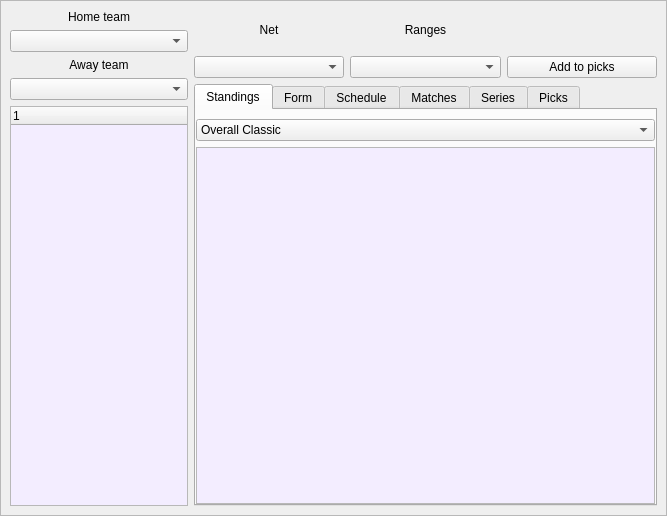
<?xml version="1.0" encoding="UTF-8"?>
<ui version="4.0">
 <class>MainWindow</class>
 <widget class="QMainWindow" name="MainWindow">
  <property name="geometry">
   <rect>
    <x>0</x>
    <y>0</y>
    <width>667</width>
    <height>516</height>
   </rect>
  </property>
  <property name="windowTitle">
   <string>Stats central</string>
  </property>
  <widget class="QWidget" name="centralwidget">
   <layout class="QHBoxLayout" name="horizontalLayout_3">
    <property name="spacing">
     <number>0</number>
    </property>
    <property name="margin">
     <number>0</number>
    </property>
    <item>
     <widget class="QFrame" name="frame_2">
      <property name="frameShape">
       <enum>QFrame::StyledPanel</enum>
      </property>
      <property name="frameShadow">
       <enum>QFrame::Raised</enum>
      </property>
      <layout class="QHBoxLayout" name="horizontalLayout_4">
       <item>
        <layout class="QVBoxLayout" name="verticalLayout_3">
         <item>
          <layout class="QVBoxLayout" name="verticalLayout">
           <item>
            <widget class="QLabel" name="label">
             <property name="sizePolicy">
              <sizepolicy hsizetype="Preferred" vsizetype="Maximum">
               <horstretch>0</horstretch>
               <verstretch>0</verstretch>
              </sizepolicy>
             </property>
             <property name="text">
              <string>Home team</string>
             </property>
             <property name="alignment">
              <set>Qt::AlignCenter</set>
             </property>
            </widget>
           </item>
           <item>
            <widget class="QComboBox" name="main_combo_home">
             <property name="styleSheet">
              <string notr="true"/>
             </property>
            </widget>
           </item>
           <item>
            <widget class="QLabel" name="label_2">
             <property name="sizePolicy">
              <sizepolicy hsizetype="Preferred" vsizetype="Maximum">
               <horstretch>0</horstretch>
               <verstretch>0</verstretch>
              </sizepolicy>
             </property>
             <property name="text">
              <string>Away team</string>
             </property>
             <property name="alignment">
              <set>Qt::AlignCenter</set>
             </property>
            </widget>
           </item>
           <item>
            <widget class="QComboBox" name="main_combo_away">
             <property name="styleSheet">
              <string notr="true"/>
             </property>
            </widget>
           </item>
          </layout>
         </item>
         <item>
          <widget class="QTreeWidget" name="treeLeagues">
           <property name="sizePolicy">
            <sizepolicy hsizetype="Expanding" vsizetype="Expanding">
             <horstretch>0</horstretch>
             <verstretch>0</verstretch>
            </sizepolicy>
           </property>
           <property name="maximumSize">
            <size>
             <width>300</width>
             <height>16777215</height>
            </size>
           </property>
           <property name="palette">
            <palette>
             <active>
              <colorrole role="Base">
               <brush brushstyle="SolidPattern">
                <color alpha="255">
                 <red>243</red>
                 <green>237</green>
                 <blue>255</blue>
                </color>
               </brush>
              </colorrole>
             </active>
             <inactive>
              <colorrole role="Base">
               <brush brushstyle="SolidPattern">
                <color alpha="255">
                 <red>243</red>
                 <green>237</green>
                 <blue>255</blue>
                </color>
               </brush>
              </colorrole>
             </inactive>
             <disabled>
              <colorrole role="Base">
               <brush brushstyle="SolidPattern">
                <color alpha="255">
                 <red>247</red>
                 <green>247</green>
                 <blue>247</blue>
                </color>
               </brush>
              </colorrole>
             </disabled>
            </palette>
           </property>
           <property name="editTriggers">
            <set>QAbstractItemView::NoEditTriggers</set>
           </property>
           <property name="alternatingRowColors">
            <bool>false</bool>
           </property>
           <column>
            <property name="text">
             <string notr="true">1</string>
            </property>
           </column>
          </widget>
         </item>
        </layout>
       </item>
       <item>
        <layout class="QVBoxLayout" name="verticalLayout_11">
         <item>
          <layout class="QHBoxLayout" name="horizontalLayout">
           <item>
            <layout class="QVBoxLayout" name="verticalLayout_8">
             <item>
              <widget class="QLabel" name="label_3">
               <property name="text">
                <string>Net</string>
               </property>
               <property name="alignment">
                <set>Qt::AlignCenter</set>
               </property>
              </widget>
             </item>
             <item>
              <widget class="QComboBox" name="main_combo_nets">
               <property name="sizePolicy">
                <sizepolicy hsizetype="Expanding" vsizetype="Fixed">
                 <horstretch>0</horstretch>
                 <verstretch>0</verstretch>
                </sizepolicy>
               </property>
               <property name="maximumSize">
                <size>
                 <width>200</width>
                 <height>16777215</height>
                </size>
               </property>
              </widget>
             </item>
            </layout>
           </item>
           <item>
            <layout class="QVBoxLayout" name="verticalLayout_9">
             <property name="spacing">
              <number>6</number>
             </property>
             <item>
              <widget class="QLabel" name="label_4">
               <property name="text">
                <string>Ranges</string>
               </property>
               <property name="alignment">
                <set>Qt::AlignCenter</set>
               </property>
              </widget>
             </item>
             <item>
              <widget class="QComboBox" name="main_combo_ranges">
               <property name="sizePolicy">
                <sizepolicy hsizetype="Expanding" vsizetype="Fixed">
                 <horstretch>0</horstretch>
                 <verstretch>0</verstretch>
                </sizepolicy>
               </property>
               <property name="maximumSize">
                <size>
                 <width>200</width>
                 <height>16777215</height>
                </size>
               </property>
              </widget>
             </item>
            </layout>
           </item>
           <item>
            <layout class="QVBoxLayout" name="verticalLayout_10">
             <item>
              <widget class="QLabel" name="label_prediction">
               <property name="font">
                <font>
                 <pointsize>13</pointsize>
                 <weight>50</weight>
                 <italic>false</italic>
                 <bold>false</bold>
                </font>
               </property>
               <property name="styleSheet">
                <string notr="true">QLabel{
font: 13pt}</string>
               </property>
               <property name="text">
                <string/>
               </property>
               <property name="textFormat">
                <enum>Qt::AutoText</enum>
               </property>
               <property name="scaledContents">
                <bool>true</bool>
               </property>
               <property name="alignment">
                <set>Qt::AlignCenter</set>
               </property>
              </widget>
             </item>
             <item>
              <widget class="QLabel" name="label_odds">
               <property name="text">
                <string/>
               </property>
               <property name="alignment">
                <set>Qt::AlignCenter</set>
               </property>
              </widget>
             </item>
             <item>
              <widget class="QPushButton" name="button_picks_add">
               <property name="sizePolicy">
                <sizepolicy hsizetype="Expanding" vsizetype="Fixed">
                 <horstretch>0</horstretch>
                 <verstretch>0</verstretch>
                </sizepolicy>
               </property>
               <property name="maximumSize">
                <size>
                 <width>400</width>
                 <height>16777215</height>
                </size>
               </property>
               <property name="text">
                <string>Add to picks</string>
               </property>
              </widget>
             </item>
            </layout>
           </item>
          </layout>
         </item>
         <item>
          <widget class="QTabWidget" name="tabWidget_2">
           <property name="minimumSize">
            <size>
             <width>0</width>
             <height>0</height>
            </size>
           </property>
           <property name="currentIndex">
            <number>0</number>
           </property>
           <widget class="QWidget" name="tab_main_standings">
            <attribute name="title">
             <string>Standings</string>
            </attribute>
            <layout class="QVBoxLayout" name="verticalLayout_2">
             <property name="leftMargin">
              <number>0</number>
             </property>
             <property name="rightMargin">
              <number>0</number>
             </property>
             <property name="bottomMargin">
              <number>0</number>
             </property>
             <item>
              <widget class="QComboBox" name="combo_standings_mode">
               <item>
                <property name="text">
                 <string>Overall Classic</string>
                </property>
               </item>
               <item>
                <property name="text">
                 <string>Home Classic</string>
                </property>
               </item>
               <item>
                <property name="text">
                 <string>Away Classic</string>
                </property>
               </item>
               <item>
                <property name="text">
                 <string>Overall BB Rating</string>
                </property>
               </item>
               <item>
                <property name="text">
                 <string>Home BB Rating</string>
                </property>
               </item>
               <item>
                <property name="text">
                 <string>Away BB Rating</string>
                </property>
               </item>
              </widget>
             </item>
             <item>
              <widget class="QTableWidget" name="main_table_standings">
               <property name="palette">
                <palette>
                 <active>
                  <colorrole role="Base">
                   <brush brushstyle="SolidPattern">
                    <color alpha="255">
                     <red>243</red>
                     <green>237</green>
                     <blue>255</blue>
                    </color>
                   </brush>
                  </colorrole>
                 </active>
                 <inactive>
                  <colorrole role="Base">
                   <brush brushstyle="SolidPattern">
                    <color alpha="255">
                     <red>243</red>
                     <green>237</green>
                     <blue>255</blue>
                    </color>
                   </brush>
                  </colorrole>
                 </inactive>
                 <disabled>
                  <colorrole role="Base">
                   <brush brushstyle="SolidPattern">
                    <color alpha="255">
                     <red>247</red>
                     <green>247</green>
                     <blue>247</blue>
                    </color>
                   </brush>
                  </colorrole>
                 </disabled>
                </palette>
               </property>
               <property name="styleSheet">
                <string notr="true">QHeaderView::section
{
    background-color: QLinearGradient(x1:0, y1:0, x2:0, y2:1, stop:0 #616161, stop: 0.5 #505050, stop: 0.6 #434343, stop:1 #656565);
    color: white;
    padding-left: 4px;
    border: 1px solid #6c6c6c;
}</string>
               </property>
               <property name="editTriggers">
                <set>QAbstractItemView::NoEditTriggers</set>
               </property>
               <property name="selectionMode">
                <enum>QAbstractItemView::SingleSelection</enum>
               </property>
               <property name="selectionBehavior">
                <enum>QAbstractItemView::SelectRows</enum>
               </property>
               <property name="sortingEnabled">
                <bool>false</bool>
               </property>
              </widget>
             </item>
            </layout>
           </widget>
           <widget class="QWidget" name="tab_main_form">
            <attribute name="title">
             <string>Form</string>
            </attribute>
            <layout class="QVBoxLayout" name="verticalLayout_4">
             <property name="spacing">
              <number>6</number>
             </property>
             <property name="leftMargin">
              <number>0</number>
             </property>
             <property name="rightMargin">
              <number>0</number>
             </property>
             <property name="bottomMargin">
              <number>0</number>
             </property>
             <item>
              <widget class="QComboBox" name="combo_form_mode">
               <item>
                <property name="text">
                 <string>Overall Classic</string>
                </property>
               </item>
               <item>
                <property name="text">
                 <string>Home Classic</string>
                </property>
               </item>
               <item>
                <property name="text">
                 <string>Away Classic</string>
                </property>
               </item>
               <item>
                <property name="text">
                 <string>Overall BB Rating</string>
                </property>
               </item>
               <item>
                <property name="text">
                 <string>Home BB Rating</string>
                </property>
               </item>
               <item>
                <property name="text">
                 <string>Away BB Rating</string>
                </property>
               </item>
              </widget>
             </item>
             <item>
              <widget class="QTableWidget" name="main_table_form">
               <property name="palette">
                <palette>
                 <active>
                  <colorrole role="Base">
                   <brush brushstyle="SolidPattern">
                    <color alpha="255">
                     <red>243</red>
                     <green>237</green>
                     <blue>255</blue>
                    </color>
                   </brush>
                  </colorrole>
                 </active>
                 <inactive>
                  <colorrole role="Base">
                   <brush brushstyle="SolidPattern">
                    <color alpha="255">
                     <red>243</red>
                     <green>237</green>
                     <blue>255</blue>
                    </color>
                   </brush>
                  </colorrole>
                 </inactive>
                 <disabled>
                  <colorrole role="Base">
                   <brush brushstyle="SolidPattern">
                    <color alpha="255">
                     <red>247</red>
                     <green>247</green>
                     <blue>247</blue>
                    </color>
                   </brush>
                  </colorrole>
                 </disabled>
                </palette>
               </property>
               <property name="styleSheet">
                <string notr="true">QHeaderView::section
{
    background-color: QLinearGradient(x1:0, y1:0, x2:0, y2:1, stop:0 #616161, stop: 0.5 #505050, stop: 0.6 #434343, stop:1 #656565);
    color: white;
    padding-left: 4px;
    border: 1px solid #6c6c6c;
}</string>
               </property>
               <property name="editTriggers">
                <set>QAbstractItemView::NoEditTriggers</set>
               </property>
               <property name="selectionMode">
                <enum>QAbstractItemView::SingleSelection</enum>
               </property>
               <property name="selectionBehavior">
                <enum>QAbstractItemView::SelectRows</enum>
               </property>
               <property name="sortingEnabled">
                <bool>false</bool>
               </property>
              </widget>
             </item>
            </layout>
           </widget>
           <widget class="QWidget" name="tab_main_scheudle">
            <attribute name="title">
             <string>Schedule</string>
            </attribute>
            <layout class="QVBoxLayout" name="verticalLayout_5">
             <property name="spacing">
              <number>6</number>
             </property>
             <property name="leftMargin">
              <number>0</number>
             </property>
             <property name="rightMargin">
              <number>0</number>
             </property>
             <property name="bottomMargin">
              <number>0</number>
             </property>
             <item>
              <widget class="QComboBox" name="combo_scheudle_dates"/>
             </item>
             <item>
              <widget class="QTableWidget" name="main_table_scheudle">
               <property name="palette">
                <palette>
                 <active>
                  <colorrole role="Base">
                   <brush brushstyle="SolidPattern">
                    <color alpha="255">
                     <red>243</red>
                     <green>237</green>
                     <blue>255</blue>
                    </color>
                   </brush>
                  </colorrole>
                 </active>
                 <inactive>
                  <colorrole role="Base">
                   <brush brushstyle="SolidPattern">
                    <color alpha="255">
                     <red>243</red>
                     <green>237</green>
                     <blue>255</blue>
                    </color>
                   </brush>
                  </colorrole>
                 </inactive>
                 <disabled>
                  <colorrole role="Base">
                   <brush brushstyle="SolidPattern">
                    <color alpha="255">
                     <red>247</red>
                     <green>247</green>
                     <blue>247</blue>
                    </color>
                   </brush>
                  </colorrole>
                 </disabled>
                </palette>
               </property>
               <property name="styleSheet">
                <string notr="true">QHeaderView::section
{
    background-color: QLinearGradient(x1:0, y1:0, x2:0, y2:1, stop:0 #616161, stop: 0.5 #505050, stop: 0.6 #434343, stop:1 #656565);
    color: white;
    padding-left: 4px;
    border: 1px solid #6c6c6c;
}</string>
               </property>
               <property name="editTriggers">
                <set>QAbstractItemView::NoEditTriggers</set>
               </property>
               <property name="selectionMode">
                <enum>QAbstractItemView::SingleSelection</enum>
               </property>
               <property name="selectionBehavior">
                <enum>QAbstractItemView::SelectRows</enum>
               </property>
               <property name="gridStyle">
                <enum>Qt::SolidLine</enum>
               </property>
               <property name="sortingEnabled">
                <bool>false</bool>
               </property>
               <attribute name="verticalHeaderVisible">
                <bool>false</bool>
               </attribute>
               <attribute name="verticalHeaderHighlightSections">
                <bool>true</bool>
               </attribute>
              </widget>
             </item>
            </layout>
           </widget>
           <widget class="QWidget" name="tab_main_home">
            <attribute name="title">
             <string>Matches</string>
            </attribute>
            <layout class="QVBoxLayout" name="verticalLayout_13">
             <item>
              <layout class="QVBoxLayout" name="verticalLayout_7">
               <item>
                <layout class="QHBoxLayout" name="horizontalLayout_7">
                 <item>
                  <widget class="QLabel" name="label_home">
                   <property name="maximumSize">
                    <size>
                     <width>100</width>
                     <height>16777215</height>
                    </size>
                   </property>
                   <property name="text">
                    <string>Home team</string>
                   </property>
                   <property name="alignment">
                    <set>Qt::AlignCenter</set>
                   </property>
                  </widget>
                 </item>
                 <item>
                  <widget class="QComboBox" name="combo_home_mode">
                   <property name="currentIndex">
                    <number>1</number>
                   </property>
                   <item>
                    <property name="text">
                     <string>Overall</string>
                    </property>
                   </item>
                   <item>
                    <property name="text">
                     <string>Home</string>
                    </property>
                   </item>
                   <item>
                    <property name="text">
                     <string>Away</string>
                    </property>
                   </item>
                  </widget>
                 </item>
                </layout>
               </item>
               <item>
                <widget class="QTableWidget" name="main_table_home">
                 <property name="palette">
                  <palette>
                   <active>
                    <colorrole role="Base">
                     <brush brushstyle="SolidPattern">
                      <color alpha="255">
                       <red>243</red>
                       <green>237</green>
                       <blue>255</blue>
                      </color>
                     </brush>
                    </colorrole>
                   </active>
                   <inactive>
                    <colorrole role="Base">
                     <brush brushstyle="SolidPattern">
                      <color alpha="255">
                       <red>243</red>
                       <green>237</green>
                       <blue>255</blue>
                      </color>
                     </brush>
                    </colorrole>
                   </inactive>
                   <disabled>
                    <colorrole role="Base">
                     <brush brushstyle="SolidPattern">
                      <color alpha="255">
                       <red>247</red>
                       <green>247</green>
                       <blue>247</blue>
                      </color>
                     </brush>
                    </colorrole>
                   </disabled>
                  </palette>
                 </property>
                 <property name="styleSheet">
                  <string notr="true">QHeaderView::section
{
    background-color: QLinearGradient(x1:0, y1:0, x2:0, y2:1, stop:0 #616161, stop: 0.5 #505050, stop: 0.6 #434343, stop:1 #656565);
    color: white;
    padding-left: 4px;
    border: 1px solid #6c6c6c;
}</string>
                 </property>
                 <property name="editTriggers">
                  <set>QAbstractItemView::NoEditTriggers</set>
                 </property>
                 <property name="selectionMode">
                  <enum>QAbstractItemView::SingleSelection</enum>
                 </property>
                 <property name="selectionBehavior">
                  <enum>QAbstractItemView::SelectRows</enum>
                 </property>
                 <attribute name="horizontalHeaderMinimumSectionSize">
                  <number>10</number>
                 </attribute>
                 <attribute name="horizontalHeaderShowSortIndicator" stdset="0">
                  <bool>true</bool>
                 </attribute>
                 <attribute name="verticalHeaderCascadingSectionResizes">
                  <bool>false</bool>
                 </attribute>
                 <attribute name="verticalHeaderDefaultSectionSize">
                  <number>20</number>
                 </attribute>
                 <attribute name="verticalHeaderMinimumSectionSize">
                  <number>10</number>
                 </attribute>
                 <attribute name="verticalHeaderStretchLastSection">
                  <bool>false</bool>
                 </attribute>
                </widget>
               </item>
              </layout>
             </item>
             <item>
              <layout class="QVBoxLayout" name="verticalLayout_6">
               <item>
                <layout class="QHBoxLayout" name="horizontalLayout_2">
                 <item>
                  <widget class="QLabel" name="label_away">
                   <property name="maximumSize">
                    <size>
                     <width>100</width>
                     <height>16777215</height>
                    </size>
                   </property>
                   <property name="text">
                    <string>Away team</string>
                   </property>
                   <property name="alignment">
                    <set>Qt::AlignCenter</set>
                   </property>
                  </widget>
                 </item>
                 <item>
                  <widget class="QComboBox" name="combo_away_mode">
                   <property name="currentIndex">
                    <number>2</number>
                   </property>
                   <item>
                    <property name="text">
                     <string>Overall</string>
                    </property>
                   </item>
                   <item>
                    <property name="text">
                     <string>Home</string>
                    </property>
                   </item>
                   <item>
                    <property name="text">
                     <string>Away</string>
                    </property>
                   </item>
                  </widget>
                 </item>
                </layout>
               </item>
               <item>
                <widget class="QTableWidget" name="main_table_away">
                 <property name="palette">
                  <palette>
                   <active>
                    <colorrole role="Base">
                     <brush brushstyle="SolidPattern">
                      <color alpha="255">
                       <red>243</red>
                       <green>237</green>
                       <blue>255</blue>
                      </color>
                     </brush>
                    </colorrole>
                   </active>
                   <inactive>
                    <colorrole role="Base">
                     <brush brushstyle="SolidPattern">
                      <color alpha="255">
                       <red>243</red>
                       <green>237</green>
                       <blue>255</blue>
                      </color>
                     </brush>
                    </colorrole>
                   </inactive>
                   <disabled>
                    <colorrole role="Base">
                     <brush brushstyle="SolidPattern">
                      <color alpha="255">
                       <red>247</red>
                       <green>247</green>
                       <blue>247</blue>
                      </color>
                     </brush>
                    </colorrole>
                   </disabled>
                  </palette>
                 </property>
                 <property name="styleSheet">
                  <string notr="true">QHeaderView::section
{
    background-color: QLinearGradient(x1:0, y1:0, x2:0, y2:1, stop:0 #616161, stop: 0.5 #505050, stop: 0.6 #434343, stop:1 #656565);
    color: white;
    padding-left: 4px;
    border: 1px solid #6c6c6c;
}</string>
                 </property>
                 <property name="editTriggers">
                  <set>QAbstractItemView::NoEditTriggers</set>
                 </property>
                 <property name="selectionMode">
                  <enum>QAbstractItemView::SingleSelection</enum>
                 </property>
                 <property name="selectionBehavior">
                  <enum>QAbstractItemView::SelectRows</enum>
                 </property>
                 <attribute name="horizontalHeaderMinimumSectionSize">
                  <number>10</number>
                 </attribute>
                 <attribute name="horizontalHeaderShowSortIndicator" stdset="0">
                  <bool>true</bool>
                 </attribute>
                 <attribute name="verticalHeaderCascadingSectionResizes">
                  <bool>false</bool>
                 </attribute>
                 <attribute name="verticalHeaderDefaultSectionSize">
                  <number>20</number>
                 </attribute>
                 <attribute name="verticalHeaderMinimumSectionSize">
                  <number>10</number>
                 </attribute>
                 <attribute name="verticalHeaderStretchLastSection">
                  <bool>false</bool>
                 </attribute>
                </widget>
               </item>
              </layout>
             </item>
            </layout>
           </widget>
           <widget class="QWidget" name="tab">
            <attribute name="title">
             <string>Series</string>
            </attribute>
            <layout class="QVBoxLayout" name="verticalLayout_12">
             <item>
              <layout class="QHBoxLayout" name="horizontalLayout_6">
               <item>
                <widget class="QLabel" name="label_6">
                 <property name="maximumSize">
                  <size>
                   <width>190</width>
                   <height>16777215</height>
                  </size>
                 </property>
                 <property name="text">
                  <string>Minimum value</string>
                 </property>
                 <property name="alignment">
                  <set>Qt::AlignCenter</set>
                 </property>
                </widget>
               </item>
               <item>
                <widget class="QSpinBox" name="spin_series">
                 <property name="maximumSize">
                  <size>
                   <width>50</width>
                   <height>16777215</height>
                  </size>
                 </property>
                 <property name="value">
                  <number>3</number>
                 </property>
                </widget>
               </item>
              </layout>
             </item>
             <item>
              <layout class="QHBoxLayout" name="horizontalLayout_5">
               <item>
                <widget class="QTreeWidget" name="tree_series_home">
                 <property name="editTriggers">
                  <set>QAbstractItemView::NoEditTriggers</set>
                 </property>
                 <column>
                  <property name="text">
                   <string notr="true">1</string>
                  </property>
                 </column>
                </widget>
               </item>
               <item>
                <widget class="QTreeWidget" name="tree_series_away">
                 <property name="editTriggers">
                  <set>QAbstractItemView::NoEditTriggers</set>
                 </property>
                 <column>
                  <property name="text">
                   <string notr="true">1</string>
                  </property>
                 </column>
                </widget>
               </item>
              </layout>
             </item>
            </layout>
           </widget>
           <widget class="QWidget" name="tab_2">
            <attribute name="title">
             <string>Picks</string>
            </attribute>
            <layout class="QVBoxLayout" name="verticalLayout_14">
             <item>
              <widget class="QTreeWidget" name="tree_picks">
               <column>
                <property name="text">
                 <string notr="true">1</string>
                </property>
               </column>
              </widget>
             </item>
             <item>
              <widget class="QPushButton" name="button_picks_remove">
               <property name="text">
                <string>Remove</string>
               </property>
              </widget>
             </item>
             <item>
              <widget class="QPushButton" name="button_picks_save">
               <property name="text">
                <string>Save to file</string>
               </property>
              </widget>
             </item>
            </layout>
           </widget>
          </widget>
         </item>
        </layout>
       </item>
      </layout>
     </widget>
    </item>
   </layout>
  </widget>
  <action name="actionZakresy">
   <property name="text">
    <string>Zakresy</string>
   </property>
  </action>
  <action name="actionExport_data">
   <property name="text">
    <string>Export data</string>
   </property>
  </action>
  <action name="actionLearn">
   <property name="text">
    <string>Learn</string>
   </property>
  </action>
  <action name="actionSimulation">
   <property name="text">
    <string>Simulation</string>
   </property>
  </action>
  <action name="actionExport">
   <property name="text">
    <string>Export manager</string>
   </property>
  </action>
  <action name="actionLearning">
   <property name="text">
    <string>Learning</string>
   </property>
  </action>
  <action name="actionLearning_manager">
   <property name="text">
    <string>Learning manager</string>
   </property>
  </action>
  <action name="actionUpdate_manager">
   <property name="text">
    <string>Update manager</string>
   </property>
  </action>
  <action name="actionLinks_creator">
   <property name="text">
    <string>Links creator</string>
   </property>
  </action>
  <action name="actionLeagues_creator">
   <property name="text">
    <string>Leagues creator</string>
   </property>
  </action>
  <action name="actionSimulator">
   <property name="text">
    <string>Simulator</string>
   </property>
  </action>
  <action name="actionSimulator_2">
   <property name="text">
    <string>Simulator</string>
   </property>
  </action>
  <action name="actionUpdate_manager_2">
   <property name="text">
    <string>Update manager</string>
   </property>
  </action>
  <action name="actionLinks_creator_2">
   <property name="text">
    <string>Links creator</string>
   </property>
  </action>
  <action name="actionLeague_creator_2">
   <property name="text">
    <string>League creator</string>
   </property>
  </action>
  <action name="actionExport_manager">
   <property name="text">
    <string>Export manager</string>
   </property>
  </action>
  <action name="actionLearning_manager_2">
   <property name="text">
    <string>Learning manager</string>
   </property>
  </action>
  <action name="actionExit">
   <property name="text">
    <string>Exit</string>
   </property>
  </action>
  <action name="actionAbout">
   <property name="text">
    <string>About</string>
   </property>
  </action>
 </widget>
 <resources/>
 <connections/>
</ui>
